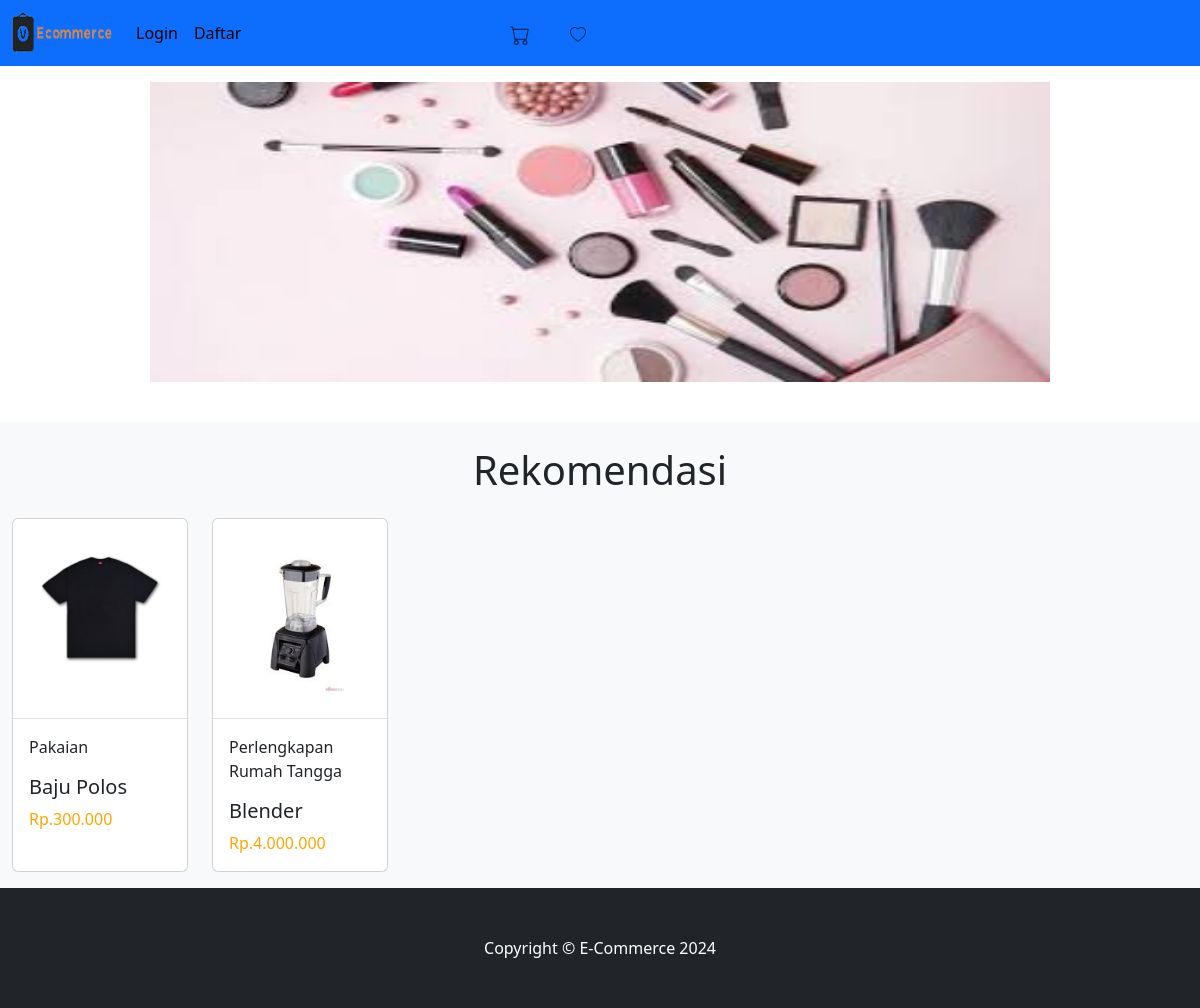
The page /E-commerce/homeles.php on the database its author committed.
### tables this page shows
CREATE TABLE `tbl_produk` (
  `id` int(111) NOT NULL,
  `user_id` int(111) NOT NULL,
  `id_kategori` int(111) NOT NULL,
  `nama_produk` varchar(255) NOT NULL,
  `deskripsi` text NOT NULL,
  `harga` decimal(10,2) DEFAULT NULL,
  `gambar` varchar(255) NOT NULL,
  `stok` int(111) NOT NULL
);

CREATE TABLE `tbl_kategori` (
  `id` int(10) NOT NULL,
  `nama_kategori` varchar(100) NOT NULL,
  `gambar_kategori` text NOT NULL
);

### E-commerce/homeles.php (the view, shortened to what this page needs)
<!DOCTYPE html>
<html lang="en">
<head>
    <link href="https://cdn.jsdelivr.net/npm/bootstrap@5.3.3/dist/css/bootstrap.min.css" rel="stylesheet">
</head>
<header>
    <nav class="navbar sticky-top navbar-expand-lg navbar-light bg-primary">
        <div class="container-fluid bg-primary">
            <img class="navbar-brand" src="website/fotologo/e-commerce.png" width="100px" height="50px">
            <div class="collapse navbar-collapse" id="navbarSupportedContent">
                <ul class="navbar-nav me-auto mb-2 mb-lg-0">
                    <li class="nav-item">
                        <a class="nav-link active" aria-current="page" href="website/login/login.php">Login</a>
                    </li>
                    <li class="nav-item">
                        <a class="nav-link active" aria-current="page" href="website/daftar/daftar.php">Daftar</a>
                    </li>
                </ul>
            </div>
            <ul class="navbar-nav col-lg-7 justify-content-lg-start">
                <li class="nav-item position-relative">
                    <a class="nav-link" aria-current="page" href="website/login/"><span class="badge rounded-pill badge-notification bg-danger position-absolute" style="top: -5px; right: -10px;"></a>
                </li>
                <li class="nav-item ps-4 position-relative">
                    <a class="nav-link" aria-current="page" href="daftarkeinginan.php">
                    </a>
                </li>
            </ul>
        </div>
    </nav>
</header>
<body>
    <div class="d-flex justify-content-center pb-3 pt-3">
        <div id="carouselExampleAutoplaying" class="carousel slide" data-bs-ride="carousel">
            <div id="demo" class="carousel slide" data-bs-ride="carousel">
                <div class="carousel-inner">
                    <div class="carousel-item active">
                        <img src="website/gambarkategori/KesehatanKecantikan.jpg" alt="kesehatan" width="900px" height="300px" class="d-block w-20">
                    </div>
                </div>
            </div>
        </div>
    </div>
    <br>
    <div class="container-fluid bg-light pt-4 pb-3">
        <h1 class="text-center">Rekomendasi</h1>
        <div class="row row-cols-1 row-cols-md-6 g-4 pt-3">
            <?php
            include 'koneksi.php';
            $view = mysqli_query($conn, "SELECT tbl_produk.*, tbl_kategori.nama_kategori FROM tbl_produk
                                    LEFT JOIN tbl_kategori ON tbl_produk.id_kategori = tbl_kategori.id");
            while ($rows = mysqli_fetch_array($view)) {
                $id_produk = mysqli_real_escape_string($conn, $rows['id']); ?>
                <a href="website/login/login.php" class="text-decoration-none">
                    <div class="card h-100">
                        <img src="http://localhost/E-commerce/E-commerce/website/gambar/<?php echo $rows['gambar']; ?>" class="card-img-top border-bottom" alt="Foto Produk" style="height: 200px; width: 100%; object-fit: contain;">
                        <div class="card-body">
                            <p class="card-text"><?php echo $rows['nama_kategori']; ?></p>
                            <h5 class="card-title"><?php echo $rows['nama_produk']; ?></h5>
                            <p class="card-text" style="color: orange;">Rp.<?php echo number_format($rows['harga'], 0, ',', '.'); ?></p>
                        </div>
                    </div>
                </a>
            <?php }
            ?>
        </div>
    </div>
    <footer class="py-5 bg-dark">
        <div class="container-fluid">
            <p class="m-0 text-center text-white">Copyright &copy; E-Commerce 2024</p>
        </div>
    </footer>
</body>
</html>

### rows shown on the page
tbl_produk: gambar (picture), id_kategori.nama_kategori "Pakaian", nama_produk "Baju Polos", harga "300.000"
tbl_produk: gambar (picture), id_kategori.nama_kategori "Perlengkapan Rumah Tangga", nama_produk "Blender", harga "4.000.000"
